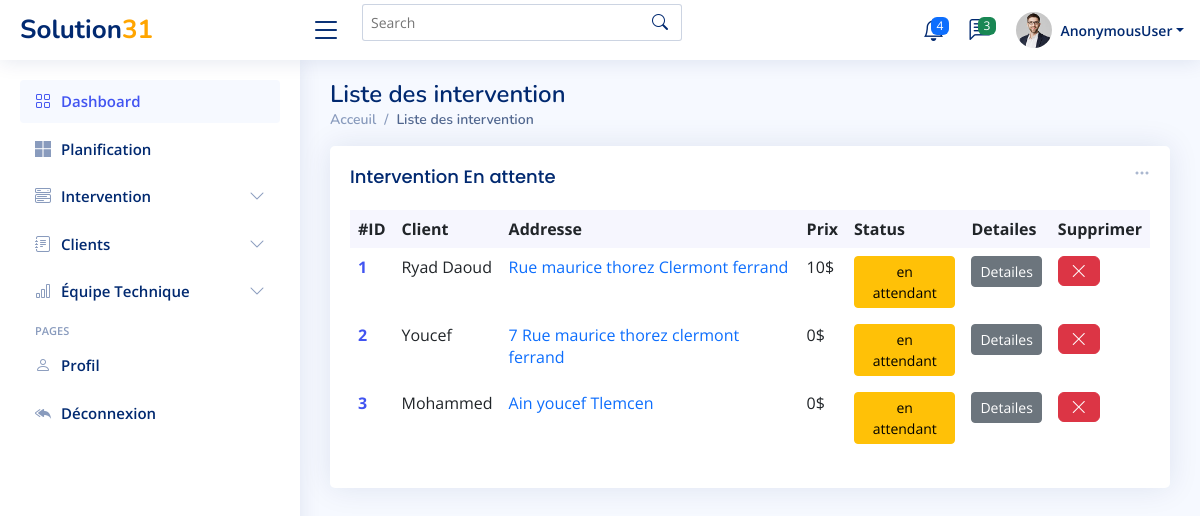
Before: /interventions/list/en_attente with the older database file.
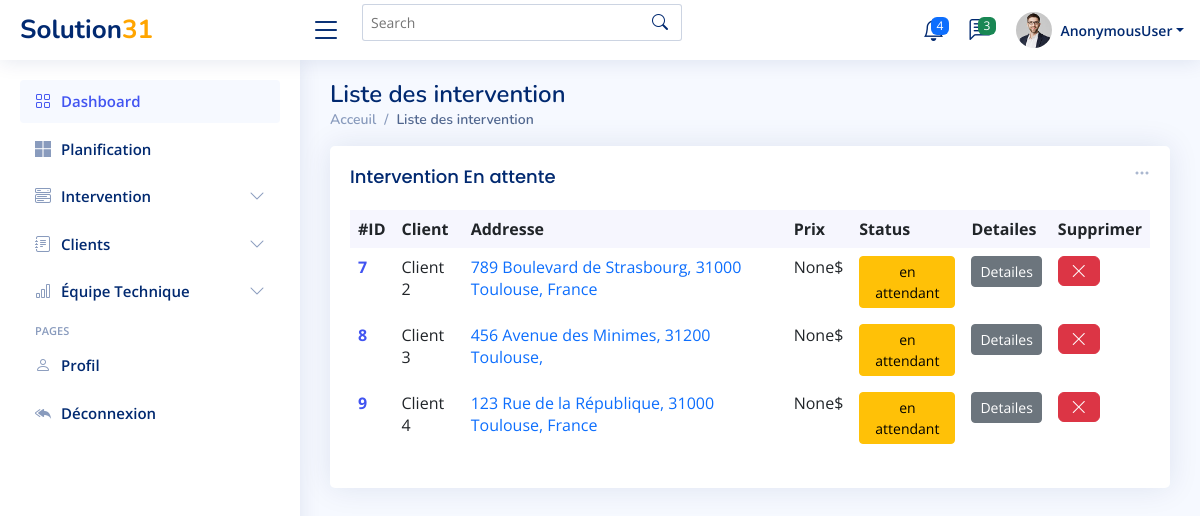
After: the same page with the newer database file.
### Dashboard/models.py (models this page shows, shortened)
class Intervention(models.Model):
    Date_Ajouté = models.DateTimeField(auto_now_add=True)
    Nom_Client= models.CharField(max_length=100, blank=False , null=False)
    Numéro = models.CharField(max_length=100, blank=False , null=False)
    Ville = models.CharField(max_length=100, blank=False , null=False)
    Date=models.DateField(null=True,blank=True)
    Address = models.CharField(max_length=100, blank=False , null=False)
    Code_postal = models.IntegerField()
    Par= models.ForeignKey(UserProfile, on_delete=models.SET_NULL, null=True, blank=True, )
    Commentaire = models.CharField(max_length=500, blank=True, null=True)
    Prix = models.IntegerField(blank=True, null=True)
    Status = models.CharField(max_length=500,choices=CHOICES, default='en attendant', blank=True, null=True)
    valeur =models.IntegerField(default=1)

### Dashboard/views.py (the view)
# urls.py: path('interventions/list/en_attente',list_interventions_enattente ,name='list_interventions_enattente'),
def list_interventions_enattente(request):
    interventions = Intervention.objects.all()
    context={'interventions':interventions}
    return render(request, 'Dashboard/list_intervetions_enattente.html',context)

### Dashboard/templates/Dashboard/list_intervetions_enattente.html (shortened to what this page needs)
{% extends 'Dashboard/main.html' %}
{% block content %}
  <main id="main" class="main">
    <div class="pagetitle">
      <h1>Liste des intervention</h1>
      <nav>
        <ol class="breadcrumb">
          <li class="breadcrumb-item"><a href="index.html">Acceuil</a></li>
          <li class="breadcrumb-item active">Liste des intervention</li>
        </ol>
      </nav>
    </div>
    <section class="section dashboard">
      <div class="row">
        <div class="col-lg-12">
          <div class="row">
            <div class="col-12">
              <div class="card recent-sales overflow-auto">
                <div class="filter">
                  <a class="icon" href="#" data-bs-toggle="dropdown"><i class="bi bi-three-dots"></i></a>
                </div>
                <div class="card-body">
                  <h5 class="card-title">Intervention En attente</h5>
                  <table class="table table-borderless datatable">
                    <thead>
                      <tr>
                        <th scope="col">#ID</th>
                        <th scope="col">Client</th>
                        <th scope="col">Addresse</th>
                        <th scope="col">Prix</th>
                        <th scope="col">Status</th>
                        <th scope="col">Detailes</th>
                        <th scope="col">Supprimer</th>
                      </tr>
                    </thead>
                    <tbody>
                    {% for int in interventions%}
                    {% if int.Status == 'en attendant' %}
                      <tr>
                        <th scope="row"><a href="#">{{int.id}}</a></th>
                        <td>{{int.Nom_Client}}</td>
                        <td><a href="#" class="text-primary">{{int.Address}}</a></td>
                        <td>{{int.Prix}}$</td>
                        <td><button type="button" class="btn btn-warning btn-sm">{{int.Status}}</button></td>
                        <td>       <a href="{% url 'intervention_detail'  int.pk %}"><button type="button" class="btn btn-secondary btn-sm" >Detailes</button> </a>         </td>
                        <td>              <button type="button" class="btn btn-danger"><i class="bi bi-x-lg"></i></button></td>
                      </tr>
                    {% endif %}
                    {% endfor %}
                    </tbody>
                  </table>
                </div>
              </div>
            </div>
          </div>
        </div>
      </div>
    </section>
  </main>
{% endblock content %}

Changed rows visible on the page:
removed Intervention: id "1", Nom_Client "Ryad Daoud", Address "Rue maurice thorez Clermont ferrand", Prix "10", Status "en attendant"
removed Intervention: id "2", Nom_Client "Youcef", Address "7 Rue maurice thorez clermont ferrand", Prix "0", Status "en attendant"
removed Intervention: id "3", Nom_Client "Mohammed", Address "Ain youcef Tlemcen", Prix "0", Status "en attendant"
added Intervention: id "7", Nom_Client "Client 2", Address "789 Boulevard de Strasbourg, 31000 Toulouse, France", Prix "None", Status "en attendant"
added Intervention: id "8", Nom_Client "Client 3", Address "456 Avenue des Minimes, 31200 Toulouse,", Prix "None", Status "en attendant"
added Intervention: id "9", Nom_Client "Client 4", Address "123 Rue de la République, 31000 Toulouse, France", Prix "None", Status "en attendant"
